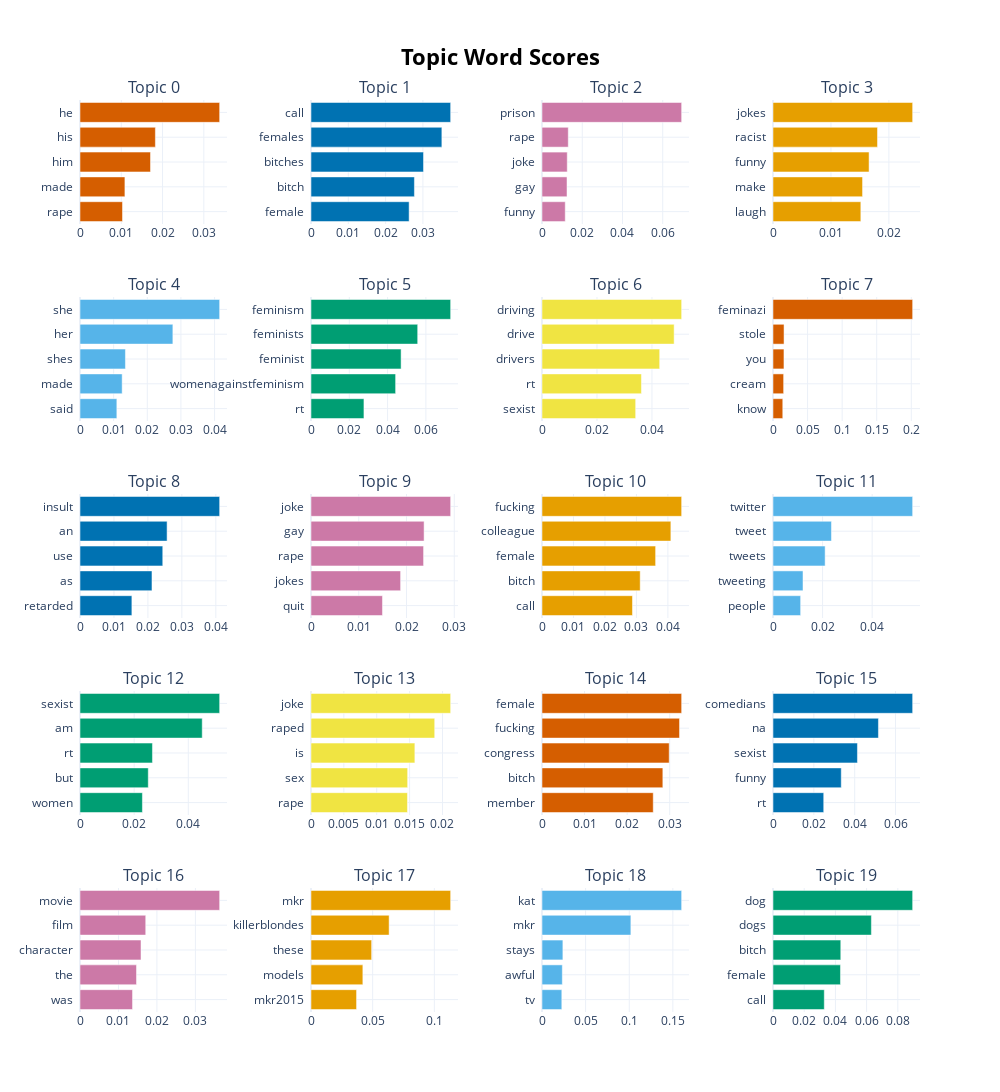

Here is the notebook cell this chart was saved with:
### Code cell
topic_models[1].visualize_barchart(top_n_topics=20)

### Figure 1 — Plotly figure (JSON) as saved in the notebook; plotly's stock layout.template omitted (floating-point values rounded to 4 significant figures)
{"data": [{"marker": {"color": "#D55E00"}, "orientation": "h", "type": "bar", "x": [0.0103, 0.01088, 0.01708, 0.01827, 0.03383], "xaxis": "x", "y": ["rape  ", "made  ", "him  ", "his  ", "he  "], "yaxis": "y"}, {"marker": {"color": "#0072B2"}, "orientation": "h", "type": "bar", "x": [0.0263, 0.02773, 0.03016, 0.03508, 0.03744], "xaxis": "x2", "y": ["female  ", "bitch  ", "bitches  ", "females  ", "call  "], "yaxis": "y2"}, {"marker": {"color": "#CC79A7"}, "orientation": "h", "type": "bar", "x": [0.01155, 0.01243, 0.01255, 0.01306, 0.0694], "xaxis": "x3", "y": ["funny  ", "gay  ", "joke  ", "rape  ", "prison  "], "yaxis": "y3"}, {"marker": {"color": "#E69F00"}, "orientation": "h", "type": "bar", "x": [0.01516, 0.01546, 0.01658, 0.01804, 0.0241], "xaxis": "x4", "y": ["laugh  ", "make  ", "funny  ", "racist  ", "jokes  "], "yaxis": "y4"}, {"marker": {"color": "#56B4E9"}, "orientation": "h", "type": "bar", "x": [0.01095, 0.01253, 0.0135, 0.0276, 0.04151], "xaxis": "x5", "y": ["said  ", "made  ", "shes  ", "her  ", "she  "], "yaxis": "y5"}, {"marker": {"color": "#009E73"}, "orientation": "h", "type": "bar", "x": [0.02765, 0.04419, 0.04705, 0.05572, 0.07293], "xaxis": "x6", "y": ["rt  ", "womenagainstfeminism  ", "feminist  ", "feminists  ", "feminism  "], "yaxis": "y6"}, {"marker": {"color": "#F0E442"}, "orientation": "h", "type": "bar", "x": [0.03407, 0.03617, 0.04281, 0.04806, 0.0508], "xaxis": "x7", "y": ["sexist  ", "rt  ", "drivers  ", "drive  ", "driving  "], "yaxis": "y7"}, {"marker": {"color": "#D55E00"}, "orientation": "h", "type": "bar", "x": [0.01413, 0.01537, 0.01585, 0.01597, 0.202], "xaxis": "x8", "y": ["know  ", "cream  ", "you  ", "stole  ", "feminazi  "], "yaxis": "y8"}, {"marker": {"color": "#0072B2"}, "orientation": "h", "type": "bar", "x": [0.01528, 0.0212, 0.02437, 0.02565, 0.04113], "xaxis": "x9", "y": ["retarded  ", "as  ", "use  ", "an  ", "insult  "], "yaxis": "y9"}, {"marker": {"color": "#CC79A7"}, "orientation": "h", "type": "bar", "x": [0.01496, 0.01877, 0.02357, 0.02368, 0.02925], "xaxis": "x10", "y": ["quit  ", "jokes  ", "rape  ", "gay  ", "joke  "], "yaxis": "y10"}, {"marker": {"color": "#E69F00"}, "orientation": "h", "type": "bar", "x": [0.02875, 0.0312, 0.0361, 0.04095, 0.04438], "xaxis": "x11", "y": ["call  ", "bitch  ", "female  ", "colleague  ", "fucking  "], "yaxis": "y11"}, {"marker": {"color": "#56B4E9"}, "orientation": "h", "type": "bar", "x": [0.01115, 0.01211, 0.02103, 0.02359, 0.05635], "xaxis": "x12", "y": ["people  ", "tweeting  ", "tweets  ", "tweet  ", "twitter  "], "yaxis": "y12"}, {"marker": {"color": "#009E73"}, "orientation": "h", "type": "bar", "x": [0.02305, 0.02521, 0.02676, 0.04514, 0.05158], "xaxis": "x13", "y": ["women  ", "but  ", "rt  ", "am  ", "sexist  "], "yaxis": "y13"}, {"marker": {"color": "#F0E442"}, "orientation": "h", "type": "bar", "x": [0.01467, 0.0147, 0.0158, 0.01882, 0.02124], "xaxis": "x14", "y": ["rape  ", "sex  ", "is  ", "raped  ", "joke  "], "yaxis": "y14"}, {"marker": {"color": "#D55E00"}, "orientation": "h", "type": "bar", "x": [0.02613, 0.02839, 0.02989, 0.03231, 0.03281], "xaxis": "x15", "y": ["member  ", "bitch  ", "congress  ", "fucking  ", "female  "], "yaxis": "y15"}, {"marker": {"color": "#0072B2"}, "orientation": "h", "type": "bar", "x": [0.02483, 0.03342, 0.04135, 0.05162, 0.06838], "xaxis": "x16", "y": ["rt  ", "funny  ", "sexist  ", "na  ", "comedians  "], "yaxis": "y16"}, {"marker": {"color": "#CC79A7"}, "orientation": "h", "type": "bar", "x": [0.01366, 0.01469, 0.01586, 0.01709, 0.03631], "xaxis": "x17", "y": ["was  ", "the  ", "character  ", "film  ", "movie  "], "yaxis": "y17"}, {"marker": {"color": "#E69F00"}, "orientation": "h", "type": "bar", "x": [0.03694, 0.04203, 0.04916, 0.06332, 0.1132], "xaxis": "x18", "y": ["mkr2015  ", "models  ", "these  ", "killerblondes  ", "mkr  "], "yaxis": "y18"}, {"marker": {"color": "#56B4E9"}, "orientation": "h", "type": "bar", "x": [0.0227, 0.02328, 0.02393, 0.1019, 0.1601], "xaxis": "x19", "y": ["tv  ", "awful  ", "stays  ", "mkr  ", "kat  "], "yaxis": "y19"}, {"marker": {"color": "#009E73"}, "orientation": "h", "type": "bar", "x": [0.03287, 0.04325, 0.04344, 0.06306, 0.08951], "xaxis": "x20", "y": ["call  ", "female  ", "bitch  ", "dogs  ", "dog  "], "yaxis": "y20"}], "layout": {"annotations": [{"font": {"size": 16}, "showarrow": false, "text": "Topic 0", "x": 0.0875, "xanchor": "center", "xref": "paper", "y": 1.0, "yanchor": "bottom", "yref": "paper"}, {"font": {"size": 16}, "showarrow": false, "text": "Topic 1", "x": 0.3625, "xanchor": "center", "xref": "paper", "y": 1.0, "yanchor": "bottom", "yref": "paper"}, {"font": {"size": 16}, "showarrow": false, "text": "Topic 2", "x": 0.6375, "xanchor": "center", "xref": "paper", "y": 1.0, "yanchor": "bottom", "yref": "paper"}, {"font": {"size": 16}, "showarrow": false, "text": "Topic 3", "x": 0.9125, "xanchor": "center", "xref": "paper", "y": 1.0, "yanchor": "bottom", "yref": "paper"}, {"font": {"size": 16}, "showarrow": false, "text": "Topic 4", "x": 0.0875, "xanchor": "center", "xref": "paper", "y": 0.784, "yanchor": "bottom", "yref": "paper"}, {"font": {"size": 16}, "showarrow": false, "text": "Topic 5", "x": 0.3625, "xanchor": "center", "xref": "paper", "y": 0.784, "yanchor": "bottom", "yref": "paper"}, {"font": {"size": 16}, "showarrow": false, "text": "Topic 6", "x": 0.6375, "xanchor": "center", "xref": "paper", "y": 0.784, "yanchor": "bottom", "yref": "paper"}, {"font": {"size": 16}, "showarrow": false, "text": "Topic 7", "x": 0.9125, "xanchor": "center", "xref": "paper", "y": 0.784, "yanchor": "bottom", "yref": "paper"}, {"font": {"size": 16}, "showarrow": false, "text": "Topic 8", "x": 0.0875, "xanchor": "center", "xref": "paper", "y": 0.568, "yanchor": "bottom", "yref": "paper"}, {"font": {"size": 16}, "showarrow": false, "text": "Topic 9", "x": 0.3625, "xanchor": "center", "xref": "paper", "y": 0.568, "yanchor": "bottom", "yref": "paper"}, {"font": {"size": 16}, "showarrow": false, "text": "Topic 10", "x": 0.6375, "xanchor": "center", "xref": "paper", "y": 0.568, "yanchor": "bottom", "yref": "paper"}, {"font": {"size": 16}, "showarrow": false, "text": "Topic 11", "x": 0.9125, "xanchor": "center", "xref": "paper", "y": 0.568, "yanchor": "bottom", "yref": "paper"}, {"font": {"size": 16}, "showarrow": false, "text": "Topic 12", "x": 0.0875, "xanchor": "center", "xref": "paper", "y": 0.352, "yanchor": "bottom", "yref": "paper"}, {"font": {"size": 16}, "showarrow": false, "text": "Topic 13", "x": 0.3625, "xanchor": "center", "xref": "paper", "y": 0.352, "yanchor": "bottom", "yref": "paper"}, {"font": {"size": 16}, "showarrow": false, "text": "Topic 14", "x": 0.6375, "xanchor": "center", "xref": "paper", "y": 0.352, "yanchor": "bottom", "yref": "paper"}, {"font": {"size": 16}, "showarrow": false, "text": "Topic 15", "x": 0.9125, "xanchor": "center", "xref": "paper", "y": 0.352, "yanchor": "bottom", "yref": "paper"}, {"font": {"size": 16}, "showarrow": false, "text": "Topic 16", "x": 0.0875, "xanchor": "center", "xref": "paper", "y": 0.136, "yanchor": "bottom", "yref": "paper"}, {"font": {"size": 16}, "showarrow": false, "text": "Topic 17", "x": 0.3625, "xanchor": "center", "xref": "paper", "y": 0.136, "yanchor": "bottom", "yref": "paper"}, {"font": {"size": 16}, "showarrow": false, "text": "Topic 18", "x": 0.6375, "xanchor": "center", "xref": "paper", "y": 0.136, "yanchor": "bottom", "yref": "paper"}, {"font": {"size": 16}, "showarrow": false, "text": "Topic 19", "x": 0.9125, "xanchor": "center", "xref": "paper", "y": 0.136, "yanchor": "bottom", "yref": "paper"}], "height": 1250, "hoverlabel": {"bgcolor": "white", "font": {"family": "Rockwell", "size": 16}}, "showlegend": false, "title": {"font": {"color": "Black", "size": 22}, "text": "<b>Topic Word Scores", "x": 0.5, "xanchor": "center", "yanchor": "top"}, "width": 1000, "xaxis": {"anchor": "y", "autorange": true, "domain": [0, 0.175], "range": [0, 0.03562], "showgrid": true, "type": "linear"}, "xaxis10": {"anchor": "y10", "autorange": true, "domain": [0.275, 0.45], "range": [0, 0.03079], "showgrid": true, "type": "linear"}, "xaxis11": {"anchor": "y11", "autorange": true, "domain": [0.55, 0.725], "range": [0, 0.04671], "showgrid": true, "type": "linear"}, "xaxis12": {"anchor": "y12", "autorange": true, "domain": [0.825, 1], "range": [0, 0.05931], "showgrid": true, "type": "linear"}, "xaxis13": {"anchor": "y13", "autorange": true, "domain": [0, 0.175], "range": [0, 0.05429], "showgrid": true, "type": "linear"}, "xaxis14": {"anchor": "y14", "autorange": true, "domain": [0.275, 0.45], "range": [0, 0.02236], "showgrid": true, "type": "linear"}, "xaxis15": {"anchor": "y15", "autorange": true, "domain": [0.55, 0.725], "range": [0, 0.03454], "showgrid": true, "type": "linear"}, "xaxis16": {"anchor": "y16", "autorange": true, "domain": [0.825, 1], "range": [0, 0.07198], "showgrid": true, "type": "linear"}, "xaxis17": {"anchor": "y17", "autorange": true, "domain": [0, 0.175], "range": [0, 0.03822], "showgrid": true, "type": "linear"}, "xaxis18": {"anchor": "y18", "autorange": true, "domain": [0.275, 0.45], "range": [0, 0.1192], "showgrid": true, "type": "linear"}, "xaxis19": {"anchor": "y19", "autorange": true, "domain": [0.55, 0.725], "range": [0, 0.1685], "showgrid": true, "type": "linear"}, "xaxis2": {"anchor": "y2", "autorange": true, "domain": [0.275, 0.45], "range": [0, 0.03941], "showgrid": true, "type": "linear"}, "xaxis20": {"anchor": "y20", "autorange": true, "domain": [0.825, 1], "range": [0, 0.09422], "showgrid": true, "type": "linear"}, "xaxis3": {"anchor": "y3", "autorange": true, "domain": [0.55, 0.725], "range": [0, 0.07305], "showgrid": true, "type": "linear"}, "xaxis4": {"anchor": "y4", "autorange": true, "domain": [0.825, 1], "range": [0, 0.02537], "showgrid": true, "type": "linear"}, "xaxis5": {"anchor": "y5", "autorange": true, "domain": [0, 0.175], "range": [0, 0.04369], "showgrid": true, "type": "linear"}, "xaxis6": {"anchor": "y6", "autorange": true, "domain": [0.275, 0.45], "range": [0, 0.07677], "showgrid": true, "type": "linear"}, "xaxis7": {"anchor": "y7", "autorange": true, "domain": [0.55, 0.725], "range": [0, 0.05347], "showgrid": true, "type": "linear"}, "xaxis8": {"anchor": "y8", "autorange": true, "domain": [0.825, 1], "range": [0, 0.2126], "showgrid": true, "type": "linear"}, "xaxis9": {"anchor": "y9", "autorange": true, "domain": [0, 0.175], "range": [0, 0.04329], "showgrid": true, "type": "linear"}, "yaxis": {"anchor": "x", "autorange": true, "domain": [0.864, 1.0], "range": [-0.5, 4.5], "showgrid": true, "type": "category"}, "yaxis10": {"anchor": "x10", "autorange": true, "domain": [0.432, 0.568], "range": [-0.5, 4.5], "showgrid": true, "type": "category"}, "yaxis11": {"anchor": "x11", "autorange": true, "domain": [0.432, 0.568], "range": [-0.5, 4.5], "showgrid": true, "type": "category"}, "yaxis12": {"anchor": "x12", "autorange": true, "domain": [0.432, 0.568], "range": [-0.5, 4.5], "showgrid": true, "type": "category"}, "yaxis13": {"anchor": "x13", "autorange": true, "domain": [0.216, 0.352], "range": [-0.5, 4.5], "showgrid": true, "type": "category"}, "yaxis14": {"anchor": "x14", "autorange": true, "domain": [0.216, 0.352], "range": [-0.5, 4.5], "showgrid": true, "type": "category"}, "yaxis15": {"anchor": "x15", "autorange": true, "domain": [0.216, 0.352], "range": [-0.5, 4.5], "showgrid": true, "type": "category"}, "yaxis16": {"anchor": "x16", "autorange": true, "domain": [0.216, 0.352], "range": [-0.5, 4.5], "showgrid": true, "type": "category"}, "yaxis17": {"anchor": "x17", "autorange": true, "domain": [0, 0.136], "range": [-0.5, 4.5], "showgrid": true, "type": "category"}, "yaxis18": {"anchor": "x18", "autorange": true, "domain": [0, 0.136], "range": [-0.5, 4.5], "showgrid": true, "type": "category"}, "yaxis19": {"anchor": "x19", "autorange": true, "domain": [0, 0.136], "range": [-0.5, 4.5], "showgrid": true, "type": "category"}, "yaxis2": {"anchor": "x2", "autorange": true, "domain": [0.864, 1.0], "range": [-0.5, 4.5], "showgrid": true, "type": "category"}, "yaxis20": {"anchor": "x20", "autorange": true, "domain": [0, 0.136], "range": [-0.5, 4.5], "showgrid": true, "type": "category"}, "yaxis3": {"anchor": "x3", "autorange": true, "domain": [0.864, 1.0], "range": [-0.5, 4.5], "showgrid": true, "type": "category"}, "yaxis4": {"anchor": "x4", "autorange": true, "domain": [0.864, 1.0], "range": [-0.5, 4.5], "showgrid": true, "type": "category"}, "yaxis5": {"anchor": "x5", "autorange": true, "domain": [0.648, 0.784], "range": [-0.5, 4.5], "showgrid": true, "type": "category"}, "yaxis6": {"anchor": "x6", "autorange": true, "domain": [0.648, 0.784], "range": [-0.5, 4.5], "showgrid": true, "type": "category"}, "yaxis7": {"anchor": "x7", "autorange": true, "domain": [0.648, 0.784], "range": [-0.5, 4.5], "showgrid": true, "type": "category"}, "yaxis8": {"anchor": "x8", "autorange": true, "domain": [0.648, 0.784], "range": [-0.5, 4.5], "showgrid": true, "type": "category"}, "yaxis9": {"anchor": "x9", "autorange": true, "domain": [0.432, 0.568], "range": [-0.5, 4.5], "showgrid": true, "type": "category"}}}
